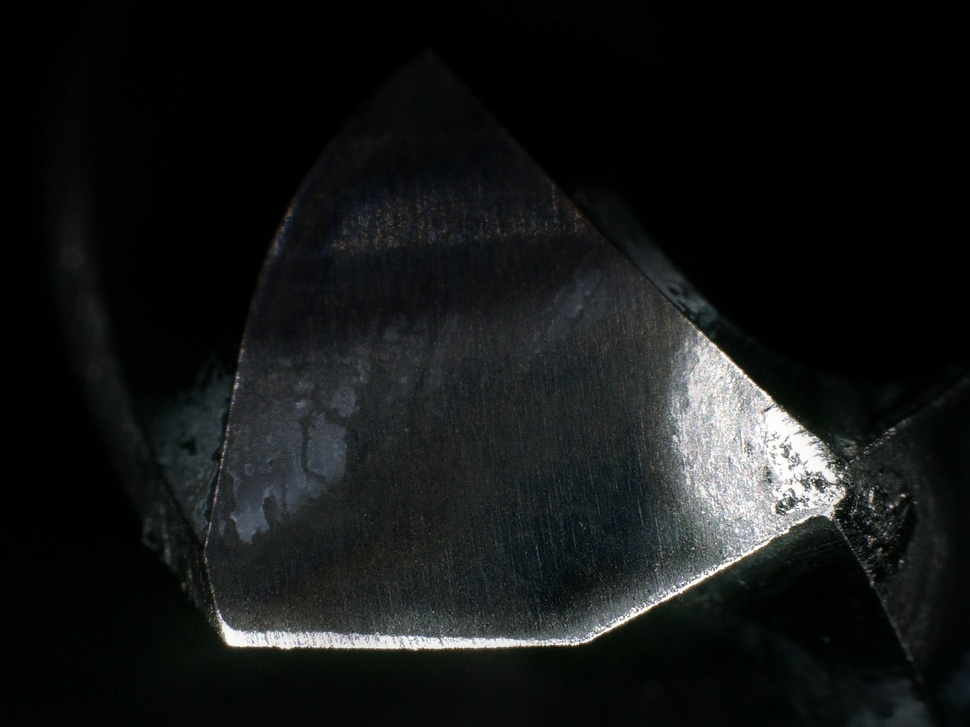
%> input picture 05/Head_Wear.jpg, 970 x 727 px, shrunk from 1600 x 1200 before the run
$ octave Exercise13.m   (GNU Octave 9; MATLAB toolbox functions it lacks are replaced by stand-ins)
%> lines starting %> are read from the running program, lines starting %| are printed output that depends on the picture; in (x1, y1, x2, y2) boxes, pixels count from 0 and x2, y2 are one past the last pixel; in counts of white or black regions, pixels touching at a corner belong together; the program's own positions count from 1
%% load and show
close all
clear
figure
Verschlissen = imread("Head_Wear.jpg");
%> Verschlissen is the input picture: size 727x970x3 uint8; mean R, G, B 21.3, 23.3, 23.1
Neu = imread("Head_New.jpg");
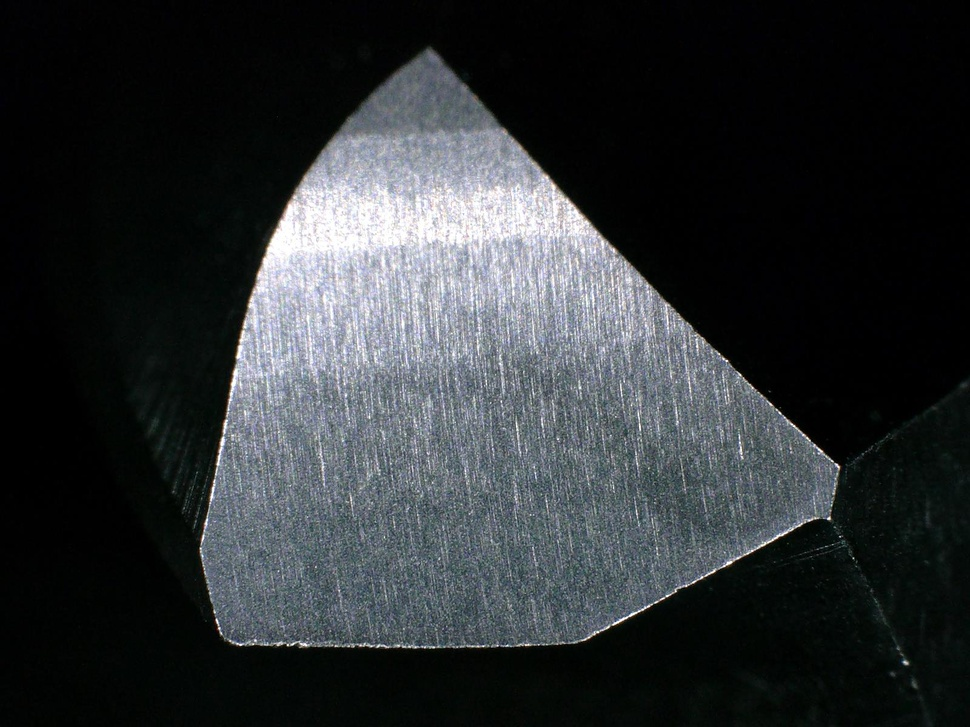
%> input picture 05/Head_New.jpg, 970 x 727 px, shrunk from 1600 x 1200 before the run
%> Neu is the input picture: size 727x970x3 uint8; mean R, G, B 45.7, 49.4, 51.6
imshowpair(Verschlissen,Neu,'montage');
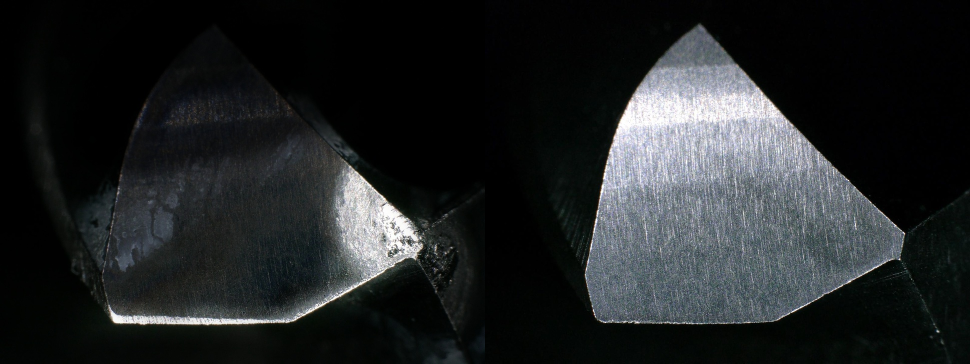
%> displayed picture: size 727x1940x3, on the screen's scale of 0 to 255 (shown at 1/2 size); mean R, G, B 33.5, 36.4, 37.4
title('Verschlissen und Neu')
%% convert to grayscale
BWL1 = im2gray(Verschlissen);
BWL2 = im2gray(Neu);
figure
imshowpair(BWL1,BWL2,'montage');
title('Verschlissen und Neu BW')

%% show histogramm
figure
imhist(BWL1)
title('Verschlissen')
%> figure, not shown here; highest point at x = 0, y = 186782
figure
imhist(BWL2)
title('Neu')
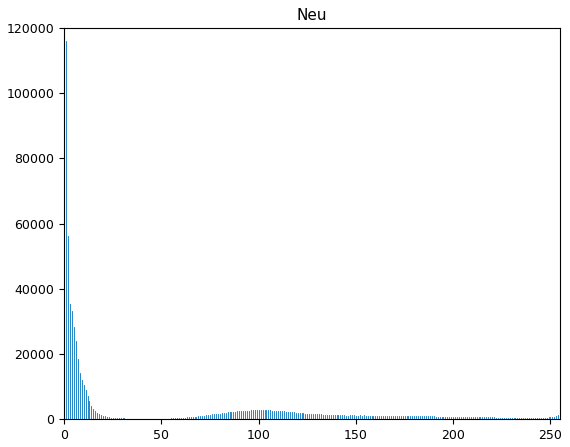
%> figure redrawn from the program's plot data; highest point at x = 1, y = 116165


%% search best threshold
%close all

figure
for threshold_Neu = 10:10:100
BN2 = BWL2 >threshold_Neu;
nexttile
radius = 10;
        se = strel('disk',radius);
        closeBW = imclose(BN2,se);
imshow(closeBW)
title(['Threshold Neu = ' num2str(threshold_Neu) 'Radius = ' num2str(radius)])
end
%> this loop made 10 passes
%> pass 1, `BN2 = BWL2 >threshold_Neu;`:
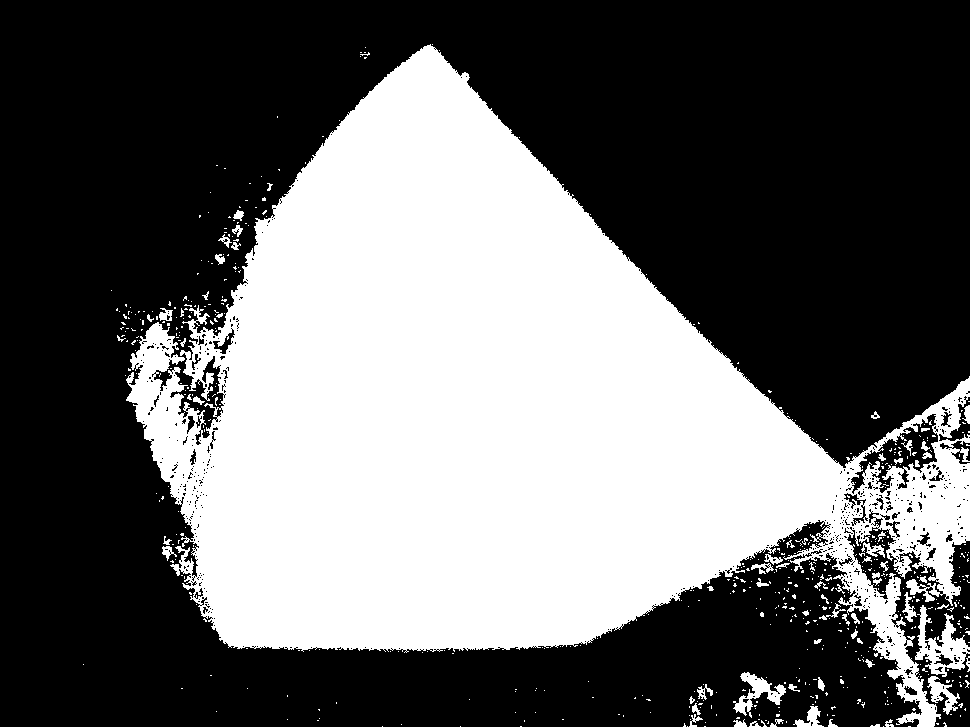
%> BN2: size 727x970 logical; 40.4% white; 616 white regions (547 under 20 px), largest, box (x1, y1, x2, y2) and area: (126, 44, 970, 727) 276500, (915, 605, 970, 677) 1599, (733, 672, 786, 718) 844
%> after the loop:
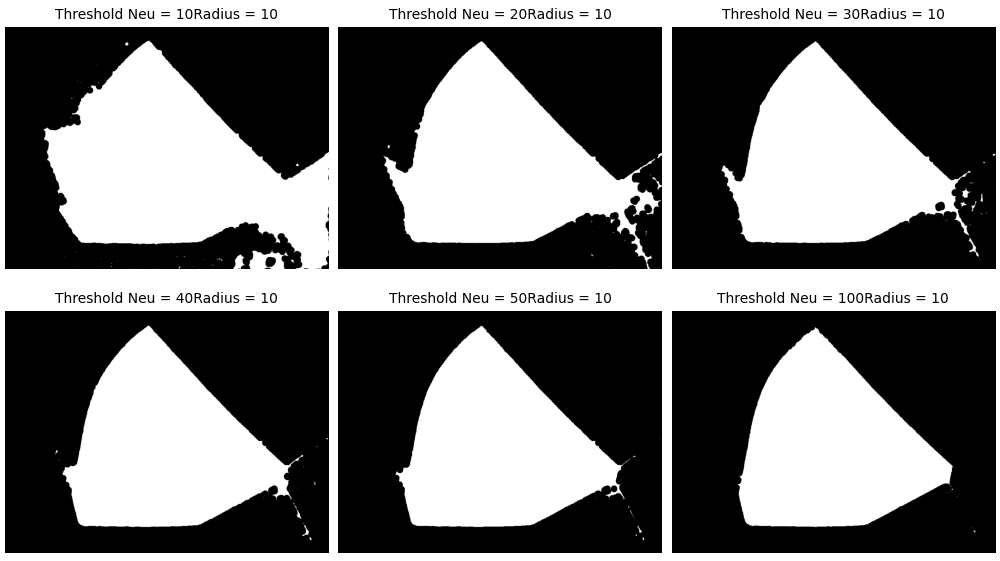
%> figure redrawn from the program's plot data, 6 panels


figure
for threshold_Verschlissen = 150:5:180
    BN1 = BWL1>threshold_Verschlissen;
    nexttile
    radius = 10;
    se = strel('disk',radius);
    closeBW = imclose(BN1,se);
    imshow(closeBW)
    title(['Threshold Verschlissen = ' num2str(threshold_Verschlissen) 'Radius = ' num2str(radius)])
end
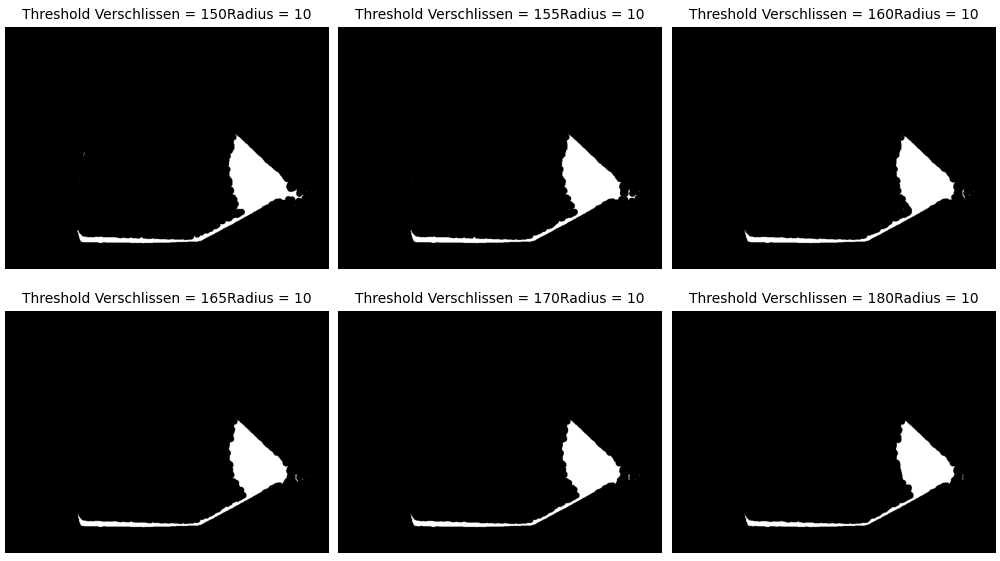
%> figure redrawn from the program's plot data, 6 panels
%% set threshold
threshold_Neu = 100;
threshold_Verschlissen = 160;
BN2 = BWL2 >threshold_Neu;
%> BN2: size 727x970 logical; 24% white; 1814 white regions (1704 under 20 px), largest, box (x1, y1, x2, y2) and area: (200, 72, 840, 644) 152986, (227, 632, 442, 649) 835, (639, 502, 673, 571) 552
se = strel('disk',radius);
figure
imshow(BN2)
BN2 = imclose(BN2,se);
%> BN2: size 727x970 logical; 33.8% white; 10 white regions (8 under 20 px), largest, box (x1, y1, x2, y2) and area: (195, 52, 840, 649) 238468, (903, 659, 909, 665) 21
BN1 = BWL1>threshold_Verschlissen;
%> BN1: size 727x970 logical; 3.3% white; 119 white regions (116 under 20 px), largest, box (x1, y1, x2, y2) and area: (219, 331, 845, 650) 23180, (675, 395, 680, 410) 39, (672, 435, 679, 445) 34
se = strel('disk',radius);
figure
    imshow(BN1)
BN1 = imclose(BN1,se);
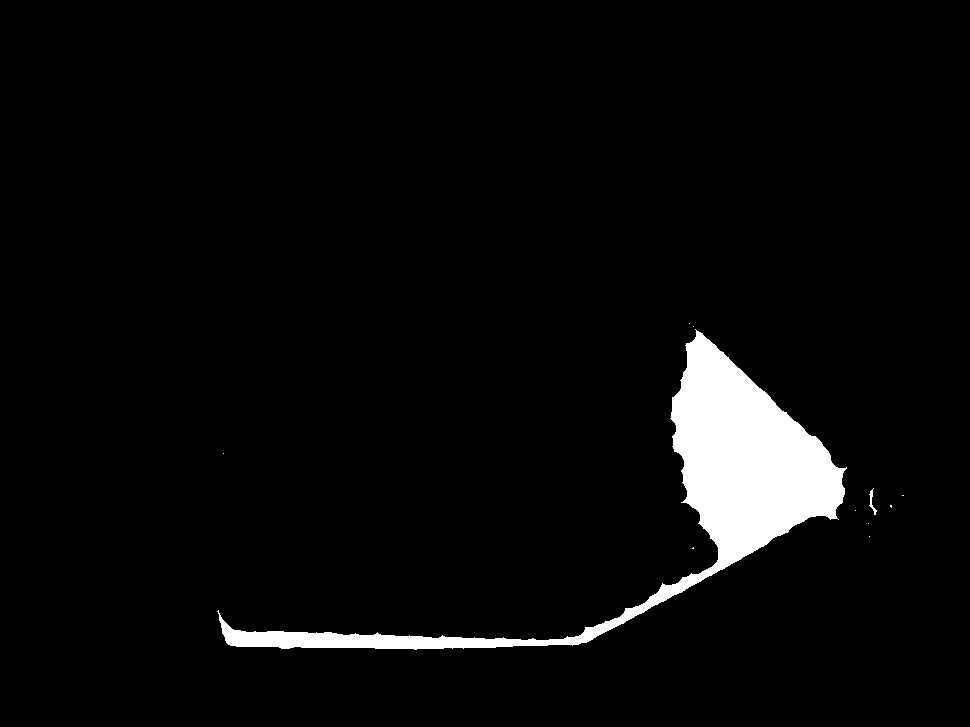
%> BN1: size 727x970 logical; 4.1% white; 11 white regions (9 under 20 px), largest, box (x1, y1, x2, y2) and area: (217, 329, 847, 650) 29100, (869, 488, 877, 515) 68
figure
    imshow(BN1)
    title(['Threshold Verschlissen = ' num2str(threshold_Verschlissen) ' Radius = ' num2str(radius)])
figure
imshow(BN2)
title(['Threshold Neu = ' num2str(threshold_Neu) ' Radius = ' num2str(radius)])


%% calculate area
w = 35; %mm^2
p_area = (numel(Verschlissen)\w);% area of one pixel
%> p_area = 1.65e-05
fprintf(' Bohrkopf ist %.2f mm^2 groß',(p_area*(sum(BN2,'all')))) % area of drill in mm^2
fprintf('%.2f mm^2 is verschlissen.', (p_area*(sum(BN1,'all')))) % area of wear in mm^2
%|  Bohrkopf ist 3.95 mm^2 groß0.48 mm^2 is verschlissen.
